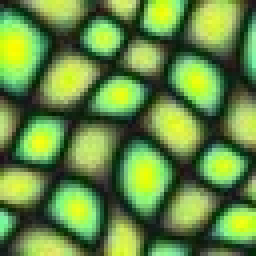
%> input picture TIA/Assignement3_awolski/GCMex/text1.jpg, 64 x 64 px (shown 4 times larger)
$ octave minCut.m   (GNU Octave 9; MATLAB toolbox functions it lacks are replaced by stand-ins)
%> lines starting %> are read from the running program, lines starting %| are printed output that depends on the picture
### TIA/Assignement3_awolski/GCMex/overlapError.m
function [ e ] = overlapError(part1, part2)
%OVERLAPERROR Summary of this function goes here
%   Detailed explanation goes here
    e = (sum(part1,3)-sum(part2,3)).^2;
end

### TIA/Assignement3_awolski/GCMex/minCut.m
%%%%%%%%%%%%%%%%%%%%%% MINCUT %%%%%%%%%%%%%%%%%%%%%%%%%

close all
clear

A = imread('text1.jpg');
%> A is the input picture: size 64x64x3 uint8; mean R, G, B 102, 139.7, 67.2
A = im2double(A);
%> A: size 64x64x3 double
sizeA = size(A);
%> sizeA = [64 64 3]
widthS = sizeA(2);
%> widthS = 64
heightS = sizeA(1);
%> heightS = 64
B = A;
sizeB = sizeA;
%> sizeB = [64 64 3]

overlap = 16;

finalImg = zeros(heightS, (widthS*2)-overlap,3);
sizeIF = size(finalImg);
%> sizeIF = [64 112 3]

leftP = A(:, widthS-overlap+1:widthS, :);
rightP = B(:, 1:overlap, :);
sizeLR = size(leftP);
%> sizeLR = [64 16 3]

e = overlapError(leftP, rightP);

M = zeros(sizeLR(1), sizeLR(2));
sizeM = size(M);
%> sizeM = [64 16]

% initialisation de la première ligne de M avec l'erreur
for x = 1:sizeM(2)
    M(1,x) = e(1,x);
end

% initialisation de la première ligne de C
C = M;

% remplissage de M et C
for y = 2:sizeM(1)
    for x = 1:sizeM(2)
        if(x == 1)
            M(y,x) = e(y,x) + min([M(y-1,x),M(y-1,x+1)]);
            argMin = min([M(y-1,x),M(y-1,x+1)]);
            if(argMin == M(y-1,x))
                C(y,x) = x;
            elseif(argMin == M(y-1,x+1))
                C(y,x) = x+1;
            end
        elseif(x == sizeM(2))
            M(y,x) = e(y,x) + min([M(y-1,x-1),M(y-1,x)]);
            argMin = min([M(y-1,x-1),M(y-1,x)]);
            if(argMin == M(y-1,x-1))
                C(y,x) = x-1;
            elseif(argMin == M(y-1,x))
                C(y,x) = x;
            end
        else
            M(y,x) = e(y,x) + min([M(y-1,x-1),M(y-1,x),M(y-1,x+1)]);
            argMin = min([M(y-1,x-1),M(y-1,x),M(y-1,x+1)]);
            if(argMin == M(y-1,x-1))
                C(y,x) = x-1;
            elseif(argMin == M(y-1,x))
                C(y,x) = x;
            elseif(argMin == M(y-1,x+1))
                C(y,x) = x+1;
            end
        end
    end
end
%> after the loop, argMin = 12.65

%recherche du min dans la dernière ligne de M, pour savoir où on commence
minI = M(sizeM(1),1);
%> minI = 1.82
I = 1;
for x=3:sizeM(2)
    tmp = M(sizeM(1),x);
    if(minI > tmp)
        minI = tmp;
        I = x;
    end
end
%> this loop made 14 passes
%> tmp on passes 1 to 12: 1.96, 1.86, 2.2, 2.3, 2.6, 4.01, 5.77, 7.68, 10.14, 10.8, 12.89, 14.92
%> after the loop, I = 1

%on remonte jusqu'en haut en choisissant le min des 3 voisins du dessus
for y = heightS:-1:1
    tmpShow(y,I)=1;
    for x = 1:sizeIF(2)
        if(x<widthS-overlap+I)
            finalImg(y,x,:) = A(y,x,:);
        elseif(x>widthS-overlap+I)
            xB = x-(widthS-overlap);
            finalImg(y,x,:) = B(y,xB,:);
        elseif(x==widthS-overlap+I)
            xB = x-(widthS-overlap);
            moyA = A(y,x,:)./2;
            moyB = B(y,xB,:)./2;
            moyenne = moyA+moyB;
            finalImg(y,x,:) = moyenne;
        end
    end
    I = C(y,I);
end
%> this loop made 64 passes
%> I on passes 1 to 12: 1, 2, 3, 3, 4, 4, 5, 6, 6, 7, 8, 9
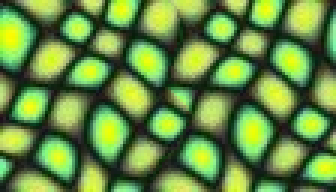
%> finalImg: size 64x112x3 double (shown 3 times larger); mean R, G, B 0.4, 0.545, 0.264
%> after the loop, I = 0.0211; moyA = [0.314 0.416 0.169]; moyB = [0.341 0.371 0.259]; moyenne = [0.655 0.786 0.427]; xB = 64

figure(1)
imagesc(finalImg)

$ run again, with TIA/Assignement3_awolski/GCMex/text2.png saved as TIA/Assignement3_awolski/GCMex/text1.jpg
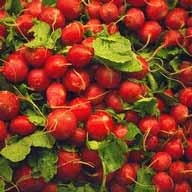
%> input picture TIA/Assignement3_awolski/GCMex/text2.png, 192 x 192 px
%> A is the input picture: size 192x192x3 uint8; mean R, G, B 134, 63.8, 36.8
%> A: size 192x192x3 double
%> after the loop `for y = 2:sizeM(1)`: argMin = 7
%> `minI = M(sizeM(1),1);`: minI = 7.17
%> the loop `for x=3:sizeM(2)` made 14 passes
%> (tmp, minI) on passes 1, 14: (7.05, 7.05), (7.01, 7.01)
%> the loop `for y = heightS:-1:1` made 192 passes
%> I on passes 1 to 3: 16, 16, 16
%> after the loop `for y = heightS:-1:1`:
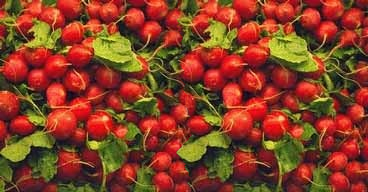
%> finalImg: size 192x368x3 double; mean R, G, B 0.528, 0.253, 0.145
%> after the loop `for y = heightS:-1:1`: I = 0.00744; moyA = [0.153 0.0725 0.0333]; moyB = [0.155 0.0294 0.0314]; moyenne = [0.308 0.102 0.0647]; xB = 192
